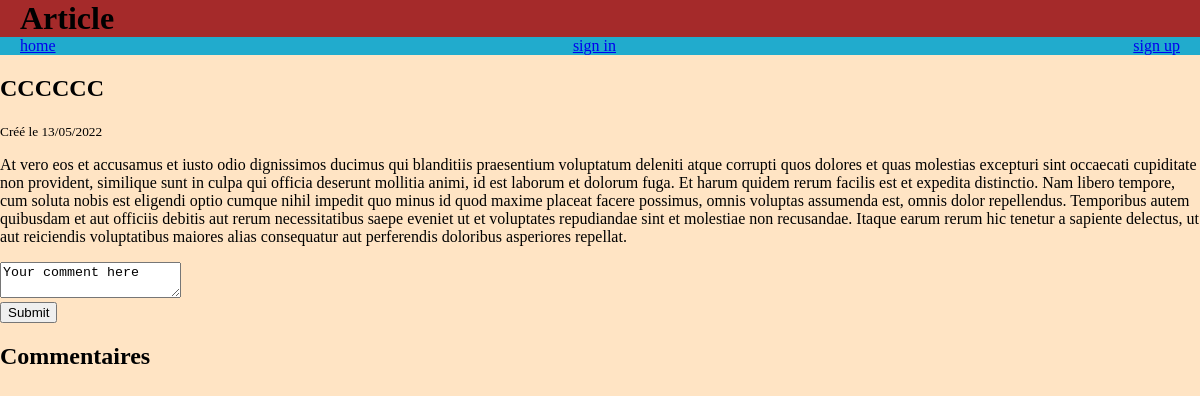
Page /public/article.php?id=3 on the committed database.
### tables this page shows
create table article
(
    idArt       int signed AUTO_INCREMENT,
    titArt      VARCHAR(512) ,
    AbsArt      VARCHAR(512),
    txtArt      VARCHAR(10000),
    imgArt      VARCHAR(512),
    dtCre       DATETIME,
    idAut       int signed,
    idCat       int signed,
    PRIMARY KEY (idArt),
    constraint fk_ArtAuthor
        FOREIGN KEY (idAut)
            references user (idUsr),
    constraint fk_ArtCategory
        FOREIGN KEY (idCat)
            references category (idCat)
);

### public/article.php (called while the page is built, shortened)
<?php
include '../lib/functions.php';
include_once '../src/core/Database.php';
$idArticle = (int) $_GET['id'];
$articleModel = new ArticleModel();
$article = $articleModel -> getOneArticle($idArticle);
include '../templates/base.phtml';

### src/Model/ArticleModel.php (called while the page is built, shortened)
<?php
class ArticleModel{
    function getOneArticle(int $idArticle)
    {
        $db = new Database() ;
        $sql = 'SELECT *
                FROM article
                WHERE idArt = ?';
        return $db->getOneResult($sql,[$idArticle]);
    }
}

### src/Core/Database.php (called while the page is built, shortened)
<?php
class Database {
    function getPDOConnection()
    {
        $dsn = 'mysql:dbname='.DB_NAME.';host='.DB_HOST.';charset=utf8';
        $user = DB_USER;
        $password = DB_PASS;
        $options = [
            PDO::ATTR_ERRMODE => PDO::ERRMODE_EXCEPTION,
            PDO::ATTR_DEFAULT_FETCH_MODE => PDO::FETCH_ASSOC
        ];
        $pdo = new PDO($dsn, $user, $password, $options);
        return $pdo;
    }
    function executeQuery(string $sql, array $values =[] ){
        $pdo = $this->getPDOConnection();
        $pdoStatement = $pdo->prepare($sql);
        $pdoStatement -> execute($values);
        return $pdoStatement;
    }
    function getOneResult(string $sql, array $values =[] ){
        $pdoStatement = $this -> executeQuery($sql,$values);
        return $pdoStatement -> fetch();
    }
}

### templates/article.phtml (the view, shortened to what this page needs)
<body>
    <main>
        <article class="siteArticle">
            <h2><?=$article['titArt'];?></h2>
            <small>Créé le <?=(new DateTimeImmutable($article['dtCre']))->format('d/m/Y');?></small>
                <p><?=$article['txtArt'];?></p>
        </article>
        <div class='CommentBox'>
            <form action="article.php?id=<?=$article['idArt'];?>" method="post">
                <div>
                    <textarea name="comments" id="comments" >Your comment here
                    </textarea>
                </div>
                <input type="submit" value="Submit">
            </form>
        </div>
        <div class='CommentDisplay'>
            <h2>Commentaires</h2>
        </div>
    </main>
</body>

### styles/styles.css (style rules this page uses)
.siteBody { margin: 0; background-color: bisque; }

### rows in the picture
article: titArt "CCCCCC", dtCre "13/05/2022", txtArt "At vero eos et accusamus et iusto odio dignissimos ducimus qui blanditiis praesentium voluptatum deleniti atque corrupti quos dolores et quas molestias excepturi sint occaecati cupiditate non provident, similique sunt in culpa qui officia deserunt mollitia animi, id est laborum et dolorum fuga. Et harum quidem rerum facilis est et expedita distinctio. Nam libero tempore, cum soluta nobis est eligendi optio cumque nihil impedit quo minus id quod maxime placeat facere possimus, omnis voluptas assumenda est, omnis dolor repellendus. Temporibus autem quibusdam et aut officiis debitis aut rerum necessitatibus saepe eveniet ut et voluptates repudiandae sint et molestiae non recusandae. Itaque…"

### other values in the picture
$h1title "Article"
